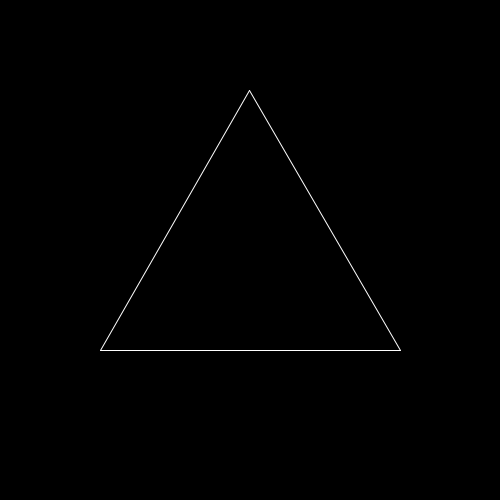
Frame 1 (no input)
Frame 60 (the mouse pressed at the canvas centre just before this capture): identical to frame 1, image omitted
Frame 120 (the mouse held since frame 60 and released just before this capture): identical to frame 1, image omitted

The Processing sketch that drew this single still picture (run headless with seeded random() and noise(); from frame 60 on, the mouse is pressed at the canvas centre):

// Processing sketch: kochCurve
// ── kochCurve.pde
/* Modified from Daniel Shiffman's book "The Nature of Code"
 */

class Koch {
  PVector begin;
  PVector end;
  
  Koch(PVector b, PVector e) {
    begin = b;
    end = e;
  }
  void display() {
    stroke(255);
    line(begin.x,begin.y, end.x,end.y);
  }
  PVector getA() { return begin; }
  PVector getB() {
    PVector v = PVector.sub(end,begin);
    v.div(3);
    v.add(begin);
    return v;
  }
  PVector getC() {
    PVector a = begin.get();
    PVector v = PVector.sub(end,begin);
    v.div(3);
    a.add(v);
    v.rotate(-PI/3);
    a.add(v);
    return a;
  }
  PVector getD() {
    PVector v = PVector.sub(end,begin);
    v.mult(2.0/3);
    v.add(begin);
    return v;
  }
  PVector getE() { return end; }
}

ArrayList<Koch> lines;

void generate() {
  ArrayList<Koch> nextList = new ArrayList<Koch>();
  for(Koch l : lines) {
    PVector a = l.getA();
    PVector b = l.getB();
    PVector c = l.getC();
    PVector d = l.getD();
    PVector e = l.getE();
    nextList.add(new Koch(a,b));
    nextList.add(new Koch(b,c));
    nextList.add(new Koch(c,d));
    nextList.add(new Koch(d,e));
  }
  lines = nextList;
}

void setup() {
  size(500,500);
  lines = new ArrayList<Koch>();
  PVector p1 = new PVector(100,350);
  PVector p3 = new PVector(400,350);
  PVector p2 = PVector.sub(p3,p1);
  p2.rotate(-PI/3);
  p2.add(p1);
  lines.add(new Koch(p1,p2));
  lines.add(new Koch(p2,p3));
  lines.add(new Koch(p3,p1));
  //lines.add(new Koch(new PVector(0,300), new PVector(width,300)));
}

void draw() {
  background(0);
  for(Koch l : lines) {
    l.display();
  }
}

void mouseClicked() {
  generate();
}
